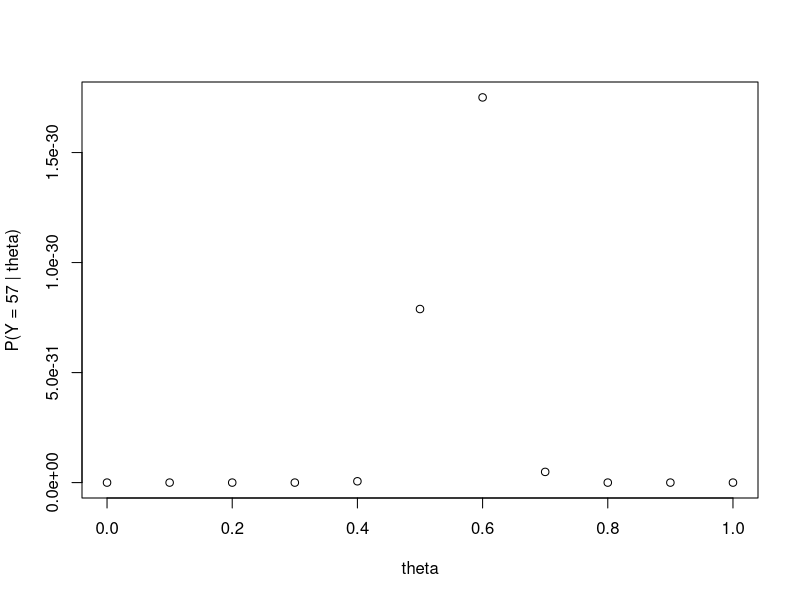
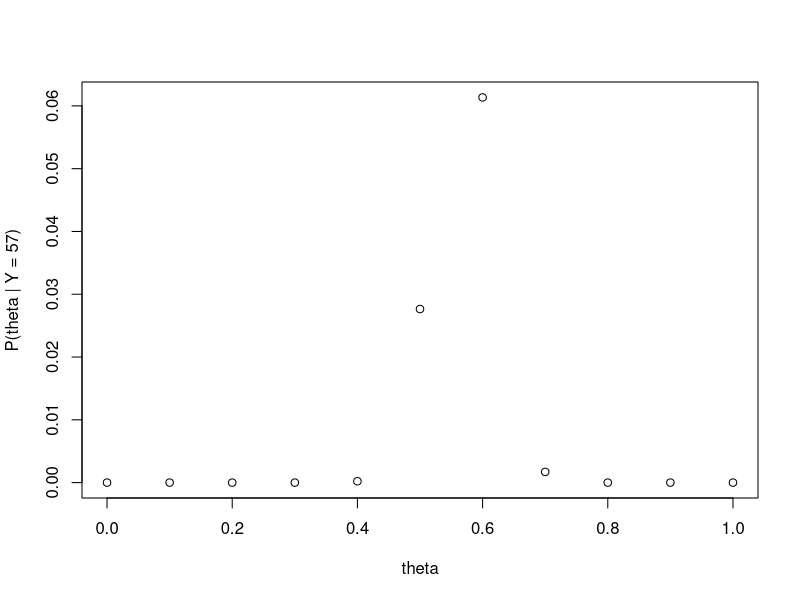
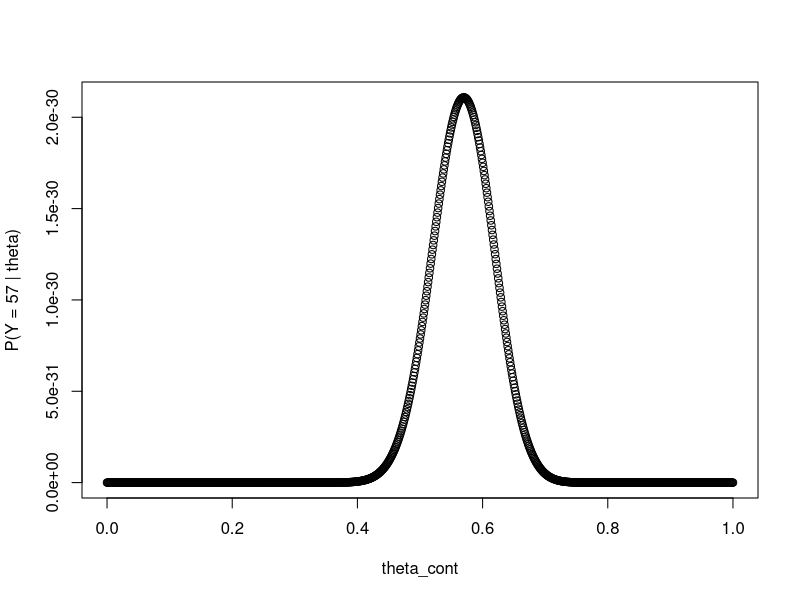
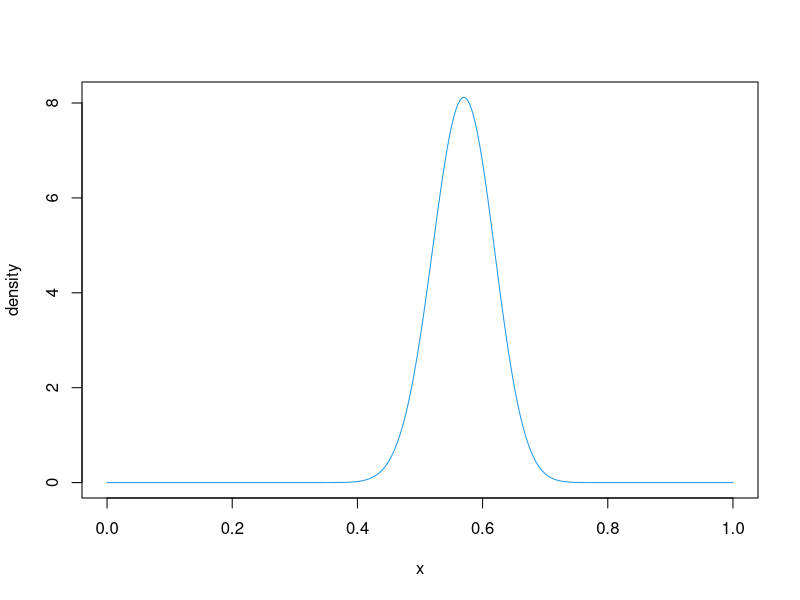

Write the R code that produced these figures, in order.
## ---- chunk 1
knitr::opts_chunk$set(echo = TRUE)
## ---- chunk 2
theta <- c(0,.1,.2,.3,.4,.5,.6,.7,.8,.9,1)
## ---- chunk 3
#P(Y=57 | theta)
prob <- c(0,0,0,0,0,0,0,0,0,0,0)
for (i in 1:11)
{
prob[i] <- theta[i]^57 * (1-theta[i])^43
}
prob
## ---- chunk 4
plot(x = theta, y = prob, ylab = "P(Y = 57 | theta)")
## ---- chunk 5
sum(prob)
# P(theta | Y = 57)
prob_c <- c(0,0,0,0,0,0,0,0,0,0,0)
for (i in 1:11)
{
prob_c[i] <- prob[i] * (1/11) / sum(prob)
}
prob_c
## ---- chunk 6
plot(x = theta, y = prob_c, ylab = "P(theta | Y = 57)")
## ---- chunk 7
theta_cont <- seq(from = 0, to = 1, by = .001)
prob_cont <- c()
for (i in theta_cont)
{
p <- i^57 * (1-i)^43
prob_cont <- append(prob_cont, p)
}
prob_cont
## ---- chunk 8
plot(x = theta_cont, y = prob_cont, ylab = "P(Y = 57 | theta)")
## ---- chunk 9
x = seq(0,1, by = .001)
plot(x, dbeta(x, 58, 44), ylab="density", type ="l", col=4)
